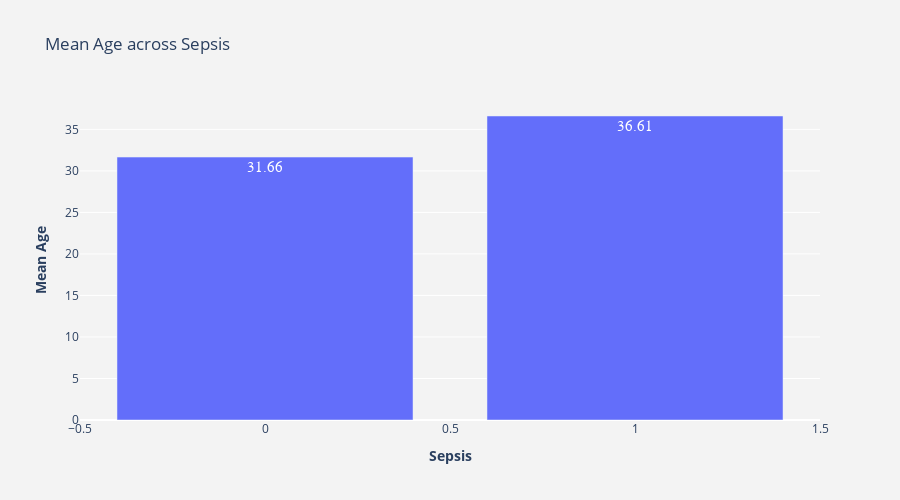

Notebook code for this chart:
### Markdown cell above
##  ❓<span style="color:blue ">OBSERVATION: </span>
 

<div style="color:white;
           display:fill;
           border-radius:5px;
           background-color:#3D3D3D;
           font-size:110%;
           font-family:Verdana;
           letter-spacing:0.5px">

<p style="padding: 10px;
              color:#FFD154;">
Mean of positive Sepsis is higher than negative which means higher age is more likely get positive sepsis
</p>
</div>


***

### Code cell
numGroupedByCat(df_train.Age)

### Figure 1 — Plotly figure (JSON) as saved in the notebook; plotly's stock layout.template omitted (floating-point values rounded to 4 significant figures)
{"data": [{"hoverinfo": "x+y", "text": [31.66, 36.61], "textfont": {"family": "sans serif", "size": 15}, "textposition": "auto", "type": "bar", "x": [0, 1], "y": [31.66, 36.61]}], "layout": {"height": 500, "paper_bgcolor": "rgb(243, 243, 243)", "plot_bgcolor": "rgb(243, 243, 243)", "showlegend": false, "title": {"text": "Mean Age across Sepsis"}, "width": 900, "xaxis": {"anchor": "y", "domain": [0, 1], "title": {"text": "<b>Sepsis</b>"}}, "yaxis": {"anchor": "x", "domain": [0, 1], "title": {"text": "<b>Mean Age</b>"}}}}
